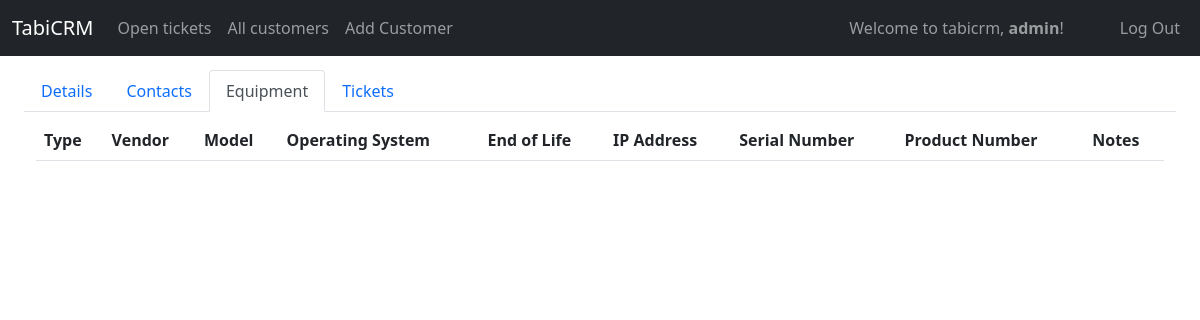
Before: /display_equipment/1 (signed in) with the older database file.
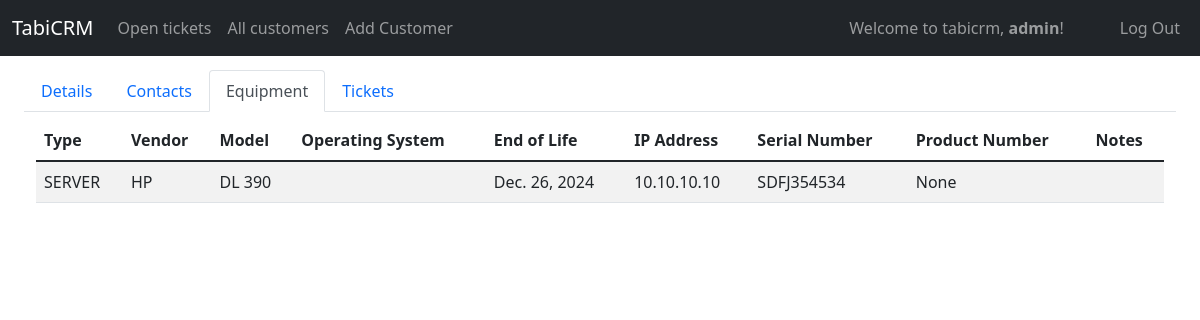
After: the same page with the newer database file.
### tabicrm/models.py (models this page shows, shortened)
class User(AbstractUser):
    id = models.AutoField(primary_key=True)
    role = models.CharField(max_length=64)
    title = models.CharField(max_length=64, null=True, blank=True)
    department = models.CharField(max_length=64, null=True, blank=True)
    extension = models.CharField(max_length=64, null=True, blank=True)
    cellphone = models.CharField(max_length=64, null=True, blank=True)
    street = models.CharField(max_length=64, null=True, blank=True)
    city = models.CharField(max_length=64, null=True, blank=True)
    state = models.CharField(max_length=64, null=True, blank=True)
    zip = models.CharField(max_length=64, null=True, blank=True)
    country = models.CharField(max_length=64, null=True, blank=True)

class Equipment(models.Model):
    SERVER = 'Server'
    ILO = 'ILO'
    UPS = 'UPS'
    ROUTER = 'Router'
    SWITCH = 'Switch'
    WAP = 'WAP'
    MODEM = 'Modem'
    DESKTOP = 'Desktop'
    LAPTOP = 'Laptop'
    PRINTER = 'Printer'
    IP_PHONE = 'IP Phone'
    RECEIPTER = 'Receipter'
    PRINT_SERVER = 'Print Server'
    TABLET = 'Tablet'
    CELL_PHONE = 'Cell Phont'
    OTHER = 'Other'
    TYPE_CHOICES = [
        (SERVER,'Server'),
        (ILO, 'ILO (or equivalent)'),
        (UPS, 'UPS'),
        (ROUTER,'Router'),
        (SWITCH,'Switch'),
        (WAP, 'Wireless Access Point'),
        (MODEM,'Modem'),
        (DESKTOP,'Desktop'),
        (LAPTOP,'Laptop'),
        (PRINTER, 'Printer'),
        (IP_PHONE,'IP Phone'),
        (RECEIPTER,'Receipter'),
        (PRINT_SERVER, 'Print Server'),
        (TABLET,'Tablet'),
        (CELL_PHONE,'Cell phone'),
        (OTHER, 'Other')
    ]
    id = models.AutoField(primary_key=True)
    customer = models.ForeignKey(Customer, on_delete=CASCADE, related_name="customer_equipment")
    type =  models.CharField(max_length=255, choices=TYPE_CHOICES, default=SERVER)
    vendor = models.CharField(max_length=255)
    model = models.CharField(max_length=255)
    os_version = models.CharField(max_length=255, blank=True, null=True)
    purchase_date = models.DateField(default=timezone.now)
    warranty_end_date = models.DateField(default=default_three_year)
    end_of_life = models.DateField(default=default_three_year)
    internal_ip_address = models.CharField(max_length=255, blank=True, null=True)
    external_ip_address = models.CharField(max_length=255, blank=True, null=True)
    subnet_mask = models.CharField(max_length=255, blank=True, null=True)
    default_gateway = models.CharField(max_length=255, blank=True, null=True)
    dns_one = models.CharField(max_length=255, blank=True, null=True)
    dns_two = models.CharField(max_length=255, blank=True, null=True)
    serial_number = models.CharField(max_length=255, blank=True, null=True)
    product_number = models.CharField(max_length=255, blank=True, null=True)
    notes = models.TextField(blank=True, null=True)
    added_by = models.ForeignKey(User, on_delete=SET_NULL, related_name="equipment_addedby", blank=True, null=True)
    updated_by = models.ForeignKey(User, on_delete=SET_NULL, related_name="equipment_updatedon", blank=True, null=True)
    created_on = models.DateTimeField(auto_now_add=True)
    updated_on = models.DateTimeField(auto_now=True)

### tabicrm/views/equipment.py (the view)
# urls.py: path("display_equipment/<int:id>", views.display_equipment, name="display_equipment"),
@login_required
def display_equipment(request, id):
    customer = Customer.objects.get(id = id)
    equipments = Equipment.objects.filter(customer = customer)
    return render(request,"tabicrm/full_forms/display_equipment.html", {"equipments": equipments, 'customer': customer, 'cust_equipment': True })

### tabicrm/templates/tabicrm/full_forms/display_equipment.html
{% extends "tabicrm/layout.html" %}
{% load static %}
{% load humanize %}
{% block body %}
<div class="container-fluid mt-2">
    {% include 'tabicrm/customer_nav.html' %}
    <div class="container-fluid mt-2">
        <table class="table table-striped table-responsive" id="equipmentTable">
            <thead class="thead-dark">
                <tr>
                    <th scope="col">Type</th>
                    <th scope="col">Vendor</th>
                    <th scope="col">Model</th>
                    <th scope="col">Operating System</th>
                    <th scope="col">End of Life</th>
                    <th scope="col">IP Address</th>
                    <th scope="col">Serial Number</th>
                    <th scope="col">Product Number</th>
                    <th scope="col">Notes</th>
                </tr>
            </thead>
            <tbody>
                {% for equipment in equipments %}
                <tr class="select-customer" id="{{customer.id}}" onclick="openFirstModal()">
                    <td>{{equipment.type}}</td>
                    <td>{{equipment.vendor}}</td>
                    <td>{{equipment.model}}</td>
                    <td>{{equipment.operating_system}}</td>
                    <td>{{equipment.end_of_life}}</td>
                    <td>{{equipment.internal_ip_address}}</td>
                    <td>{{equipment.serial_number}}</td>
                    <td>{{equipment.product_number}}</td>
                    <td>{{equipment.notes}}</td>
                </tr>
                {% endfor%}
            </tbody>
        </table>
    </div>
</div>
{% endblock %}

### tabicrm/templates/tabicrm/layout.html (shortened to what this page needs)
{% load static %}
<!DOCTYPE html>
<html lang="en">
<head>
    <link href="https://cdn.jsdelivr.net/npm/bootstrap@5.1.3/dist/css/bootstrap.min.css" rel="stylesheet">
    <link rel="stylesheet" href="https://maxst.icons8.com/vue-static/landings/line-awesome/line-awesome/1.3.0/css/line-awesome.min.css">
    <link href="{% static 'tabicrm/styles.css' %}" rel="stylesheet">
    <link rel="stylesheet" href="https://cdn.datatables.net/1.11.3/css/jquery.dataTables.min.css">
</head>
<body>
    <nav class="navbar navbar-expand-xl navbar-dark bg-dark mb-5 fixed-top">
        <div class="container-fluid">
            <a class="navbar-brand" href="{% url 'index' %}">TabiCRM</a>
            <div class="collapse navbar-collapse" id="navbarText">
                <ul class="navbar-nav me-auto mb-2 mb-lg-0">
                    {% if user.is_authenticated %}
                    <li class="nav-item {% if navadd_customer %}active{% endif %}">
                        <a class="nav-link" href="{% url 'all_customers' %}">Open tickets</a>
                    </li>
                    <li class="nav-item {% if navadd_customer %}active{% endif %}">
                        <a class="nav-link" href="{% url 'all_customers' %}">All customers</a>
                    </li>
                    <li class="nav-item {% if navadd_customer %}active{% endif %}">
                        <a class="nav-link" href="{% url 'add_customer' %}">Add Customer</a>
                    </li>
                    {% endif %}
                </ul>
                <span class="navbar-text me-5">
                    {% if user.is_authenticated %}
                    Welcome to tabicrm, <strong>{{ user.username }}</strong>!
                    {% endif %}
                </span>
                <ul class="navbar-nav  mb-2 mb-lg-0">
                    {% if user.is_authenticated %}
                    <li class="nav-item">
                        <a class="nav-link" href="{% url 'logout' %}">Log Out</a>
                    </li>
                    {% else %}
                    <li class="nav-item">
                        <a class="nav-link {% if navlogin %}active{% endif %}" href="{% url 'login' %}">Log In</a>
                    </li>
                    {% endif %}
                </ul>
            </div>
        </div>
    </nav>
    <div class="container-fluid">
        {% block body %}
        {% endblock %}
    </div>
</body>
</html>

### tabicrm/templates/tabicrm/customer_nav.html
<ul class="nav nav-tabs">
    <li class="nav-item">
        <a class="nav-link {% if cust_details %}active{% endif %}" aria-current="page"
            href="{% url 'customer_full_form' customer.id %}">Details</a>
    </li>
    <li class="nav-item">
        <a class="nav-link  {% if cust_contacts %}active{% endif %}"
            href="{% url 'display_contacts' customer.id %}">Contacts</a>
    </li>
    <li class="nav-item">
        <a class="nav-link  {% if cust_equipment %}active{% endif %}"
            href="{% url 'display_equipment' customer.id %}">Equipment</a>
    </li>
    <li class="nav-item">
        <a class="nav-link {% if cust_tickets %}active{% endif %}"
            href="{% url 'display_tickets' customer.id %}">Tickets</a>
    </li>
</ul>

### tabicrm/static/tabicrm/styles.css (style rules this page uses)
body { margin-top: 70px; }

Changed rows visible on the page:
added Equipment: type "SERVER", vendor "HP", model "DL 390", end_of_life "Dec. 26, 2024", internal_ip_address "10.10.10.10", serial_number "SDFJ354534", product_number "None"
